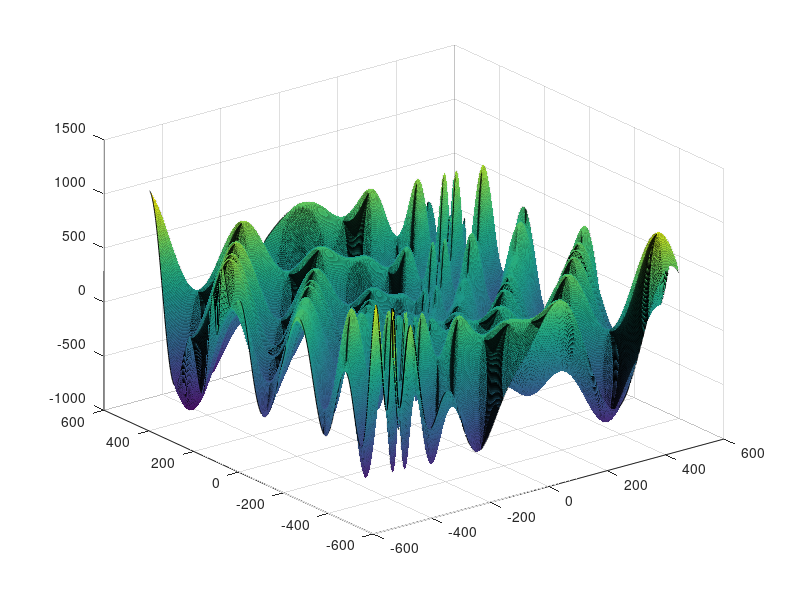

Source code (MATLAB): (Note: this script raises an error after producing the figure.)
%% Eggholder function
x=-512:1:512;
y=-512:1:512;
[X,Y]=meshgrid(x,y);
F=-(Y+47).*sin(sqrt(abs(X./2+Y+47)))-X.*sin(sqrt(abs(X-(Y+47))));
s=surf(X,Y,F)
s.EdgeColor='none'
figure(2)
contourf(X,Y,F)